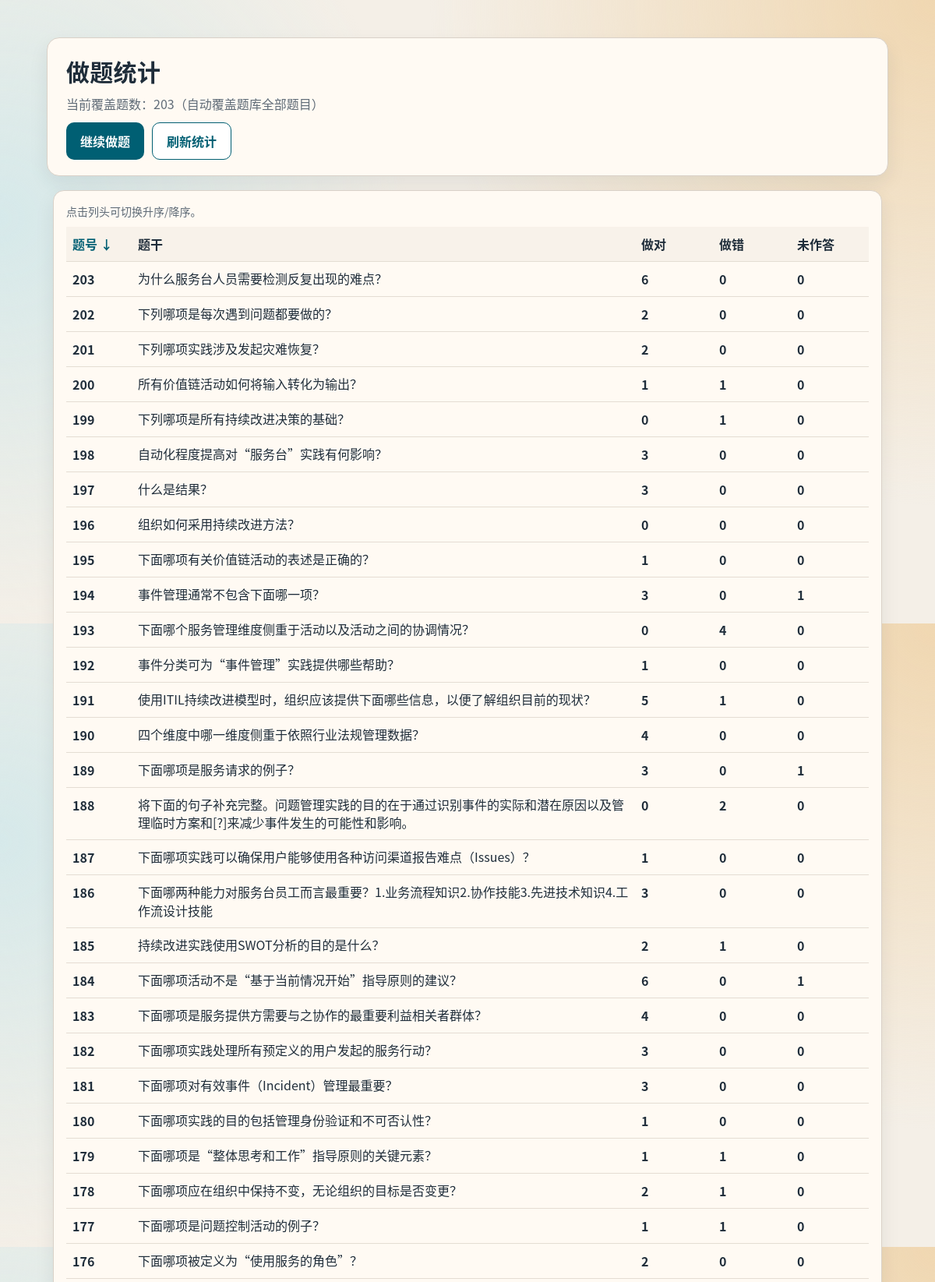
The app's page /stats?sort=question&order=desc (upper part) with its own data.
### tables this page shows
CREATE TABLE questions (
            id INTEGER PRIMARY KEY AUTOINCREMENT,
            question_number INTEGER UNIQUE NOT NULL,
            question_text TEXT NOT NULL,
            option_a TEXT NOT NULL,
            option_b TEXT NOT NULL,
            option_c TEXT NOT NULL,
            option_d TEXT NOT NULL,
            correct_answer TEXT NOT NULL CHECK (correct_answer IN ('A', 'B', 'C', 'D'))
        );

### app.py (the view)
@app.route("/stats", methods=["GET"])
def stats_page():
    sync_stats_questions()
    sort_key = request.args.get("sort", "question")
    order = request.args.get("order", "asc")
    rows, normalized_sort, normalized_order = query_stats_rows(sort_key, order)
    next_orders: dict[str, str] = {}
    for key in SORT_FIELD_MAP:
        if key == normalized_sort:
            next_orders[key] = "desc" if normalized_order == "asc" else "asc"
        else:
            next_orders[key] = "asc" if key == "question" else "desc"
    return render_template(
        "stats.html",
        stats_rows=rows,
        total_questions=len(rows),
        sort_key=normalized_sort,
        sort_order=normalized_order,
        next_orders=next_orders,
    )

### app.py (called while the page is built)
def open_db_connection() -> sqlite3.Connection:
    connection = sqlite3.connect(DB_PATH)
    connection.execute("PRAGMA journal_mode=OFF")
    connection.execute("PRAGMA synchronous=OFF")
    return connection

def open_stats_connection() -> sqlite3.Connection:
    connection = sqlite3.connect(STATS_DB_PATH)
    connection.execute("PRAGMA journal_mode=OFF")
    connection.execute("PRAGMA synchronous=OFF")
    return connection

def create_stats_tables(connection: sqlite3.Connection) -> None:
    connection.execute(
        """
        CREATE TABLE IF NOT EXISTS question_stats (
            question_id INTEGER PRIMARY KEY,
            question_number INTEGER UNIQUE NOT NULL,
            correct_count INTEGER NOT NULL DEFAULT 0,
            wrong_count INTEGER NOT NULL DEFAULT 0,
            unanswered_count INTEGER NOT NULL DEFAULT 0,
            updated_at REAL NOT NULL
        )
        """
    )

def get_connection() -> sqlite3.Connection:
    connection = open_db_connection()
    connection.row_factory = sqlite3.Row
    return connection

### templates/stats.html (shortened to what this page needs)
﻿<!doctype html>
<html lang="zh-CN">
<head>
  <link rel="stylesheet" href="{{ url_for('static', filename='style.css') }}">
</head>
<body class="stats-page">
  <header class="page-header">
    <h1>做题统计</h1>
    <p>当前覆盖题数：{{ total_questions }}（自动覆盖题库全部题目）</p>
    <div class="header-actions">
      <a href="{{ url_for('quiz_page') }}" class="primary-btn">继续做题</a>
      <a href="{{ url_for('stats_page') }}" class="secondary-btn">刷新统计</a>
    </div>
  </header>
  <main class="content">
    <section class="card">
      <div class="stats-hint">点击列头可切换升序/降序。</div>
      <div class="stats-table-wrap">
        <table class="stats-table">
          <thead>
            <tr>
              <th>
                <a href="{{ url_for('stats_page', sort='question', order=next_orders['question']) }}" class="sort-link{% if sort_key == 'question' %} active{% endif %}">
                  题号{% if sort_key == 'question' %} {{ '↑' if sort_order == 'asc' else '↓' }}{% endif %}
                </a>
              </th>
              <th>题干</th>
              <th>
                <a href="{{ url_for('stats_page', sort='correct', order=next_orders['correct']) }}" class="sort-link{% if sort_key == 'correct' %} active{% endif %}">
                  做对{% if sort_key == 'correct' %} {{ '↑' if sort_order == 'asc' else '↓' }}{% endif %}
                </a>
              </th>
              <th>
                <a href="{{ url_for('stats_page', sort='wrong', order=next_orders['wrong']) }}" class="sort-link{% if sort_key == 'wrong' %} active{% endif %}">
                  做错{% if sort_key == 'wrong' %} {{ '↑' if sort_order == 'asc' else '↓' }}{% endif %}
                </a>
              </th>
              <th>
                <a href="{{ url_for('stats_page', sort='unanswered', order=next_orders['unanswered']) }}" class="sort-link{% if sort_key == 'unanswered' %} active{% endif %}">
                  未作答{% if sort_key == 'unanswered' %} {{ '↑' if sort_order == 'asc' else '↓' }}{% endif %}
                </a>
              </th>
            </tr>
          </thead>
          <tbody>
            {% for row in stats_rows %}
            <tr>
              <td class="col-number">{{ row.question_number }}</td>
              <td class="col-question">{{ row.question_text }}</td>
              <td class="col-correct">{{ row.correct_count }}</td>
              <td class="col-wrong">{{ row.wrong_count }}</td>
              <td class="col-unanswered">{{ row.unanswered_count }}</td>
            </tr>
            {% endfor %}
          </tbody>
        </table>
      </div>
    </section>
  </main>
</body>
</html>

### static/style.css (style rules this page uses)
:root { --bg: #f4efe7; --panel: #fffaf3; --ink: #1f2d3a; --ink-soft: #5f6b77; --primary: #005f73; --primary-hover: #0a7f96; --accent: #d9a441; --ok-bg: #def4e8; --ok-border: #2b8f62; --bad-bg: #ffe2e2; --bad-border: #c43636; --border: #d9d1c8; --card-shadow: 0 10px 24px rgba(14, 35, 48, 0.08); }
* { box-sizing: border-box; }
body { margin: 0; font-family: "Microsoft YaHei", "PingFang SC", "Noto Sans CJK SC", sans-serif; color: var(--ink); background: radial-gradient(circle at top right, #f0d7b1 0%, transparent 45%), radial-gradient(circle at left 35%, #d6e9ea 0%, transparent 40%), var(--bg); min-height: 100vh; }
.page-header { max-width: 1080px; margin: 24px auto 0; padding: 20px 24px; border: 1px solid var(--border); border-radius: 16px; background: var(--panel); box-shadow: var(--card-shadow); }
.page-header h1 { margin: 0; font-size: 30px; letter-spacing: 0.3px; }
.page-header p { margin: 8px 0 0; color: var(--ink-soft); font-size: 16px; }
.header-actions { display: flex; gap: 10px; flex-wrap: wrap; margin-top: 12px; }
.content { max-width: 1080px; margin: 18px auto 40px; padding: 0 8px; }
.card { padding: 16px; border-radius: 14px; border: 1px solid var(--border); background: var(--panel); box-shadow: var(--card-shadow); }
.primary-btn { display: inline-flex; justify-content: center; align-items: center; padding: 11px 18px; border: none; border-radius: 10px; text-decoration: none; background: var(--primary); color: #fff; font-size: 16px; font-weight: 700; cursor: pointer; }
.secondary-btn { display: inline-flex; justify-content: center; align-items: center; padding: 11px 18px; border: 1px solid var(--primary); border-radius: 10px; text-decoration: none; background: #fff; color: var(--primary); font-size: 16px; font-weight: 700; cursor: pointer; }
.stats-hint { color: var(--ink-soft); margin-bottom: 10px; font-size: 14px; }
.stats-table-wrap { overflow: auto; }
.stats-table { width: 100%; border-collapse: collapse; min-width: 760px; }
.stats-table th, .stats-table td { border-bottom: 1px solid #e4ddd3; padding: 10px 8px; text-align: left; vertical-align: top; }
.stats-table th { background: #f8f2ea; position: sticky; top: 0; z-index: 1; }
.sort-link { text-decoration: none; color: var(--ink); font-weight: 700; }
.sort-link.active { color: var(--primary); }
.col-number { width: 84px; font-weight: 700; }
.col-question { min-width: 420px; line-height: 1.45; }
.col-correct, .col-wrong, .col-unanswered { width: 100px; font-weight: 700; }

### records on screen
questions: question_number "203", question_text "为什么服务台人员需要检测反复出现的难点？", correct_count "6", wrong_count "0", unanswered_count "0"
questions: question_number "202", question_text "下列哪项是每次遇到问题都要做的？", correct_count "2", wrong_count "0", unanswered_count "0"
questions: question_number "201", question_text "下列哪项实践涉及发起灾难恢复？", correct_count "2", wrong_count "0", unanswered_count "0"
questions: question_number "200", question_text "所有价值链活动如何将输入转化为输出？", correct_count "1", wrong_count "1", unanswered_count "0"
questions: question_number "199", question_text "下列哪项是所有持续改进决策的基础？", correct_count "0", wrong_count "1", unanswered_count "0"
questions: question_number "198", question_text "自动化程度提高对“服务台”实践有何影响？", correct_count "3", wrong_count "0", unanswered_count "0"
questions: question_number "197", question_text "什么是结果？", correct_count "3", wrong_count "0", unanswered_count "0"
questions: question_number "196", question_text "组织如何采用持续改进方法？", correct_count "0", wrong_count "0", unanswered_count "0"
questions: question_number "195", question_text "下面哪项有关价值链活动的表述是正确的？", correct_count "1", wrong_count "0", unanswered_count "0"
questions: question_number "194", question_text "事件管理通常不包含下面哪一项？", correct_count "3", wrong_count "0", unanswered_count "1"
questions: question_number "193", question_text "下面哪个服务管理维度侧重于活动以及活动之间的协调情况？", correct_count "0", wrong_count "4", unanswered_count "0"
questions: question_number "192", question_text "事件分类可为“事件管理”实践提供哪些帮助？", correct_count "1", wrong_count "0", unanswered_count "0"
questions: question_number "191", question_text "使用ITIL持续改进模型时，组织应该提供下面哪些信息，以便了解组织目前的现状？", correct_count "5", wrong_count "1", unanswered_count "0"
questions: question_number "190", question_text "四个维度中哪一维度侧重于依照行业法规管理数据？", correct_count "4", wrong_count "0", unanswered_count "0"
questions: question_number "189", question_text "下面哪项是服务请求的例子？", correct_count "3", wrong_count "0", unanswered_count "1"
questions: question_number "188", question_text "将下面的句子补充完整。问题管理实践的目的在于通过识别事件的实际和潜在原因以及管理临时方案和[?]来减少事件发生的可能性和影响。", correct_count "0", wrong_count "2", unanswered_count "0"
questions: question_number "187", question_text "下面哪项实践可以确保用户能够使用各种访问渠道报告难点（Issues）？", correct_count "1", wrong_count "0", unanswered_count "0"
questions: question_number "186", question_text "下面哪两种能力对服务台员工而言最重要？1.业务流程知识2.协作技能3.先进技术知识4.工作流设计技能", correct_count "3", wrong_count "0", unanswered_count "0"
questions: question_number "185", question_text "持续改进实践使用SWOT分析的目的是什么？", correct_count "2", wrong_count "1", unanswered_count "0"
questions: question_number "184", question_text "下面哪项活动不是“基于当前情况开始”指导原则的建议？", correct_count "6", wrong_count "0", unanswered_count "1"
questions: question_number "183", question_text "下面哪项是服务提供方需要与之协作的最重要利益相关者群体？", correct_count "4", wrong_count "0", unanswered_count "0"
questions: question_number "182", question_text "下面哪项实践处理所有预定义的用户发起的服务行动？", correct_count "3", wrong_count "0", unanswered_count "0"
questions: question_number "181", question_text "下面哪项对有效事件（Incident）管理最重要？", correct_count "3", wrong_count "0", unanswered_count "0"
questions: question_number "180", question_text "下面哪项实践的目的包括管理身份验证和不可否认性？", correct_count "1", wrong_count "0", unanswered_count "0"
questions: question_number "179", question_text "下面哪项是“整体思考和工作”指导原则的关键元素？", correct_count "1", wrong_count "1", unanswered_count "0"
questions: question_number "178", question_text "下面哪项应在组织中保持不变，无论组织的目标是否变更？", correct_count "2", wrong_count "1", unanswered_count "0"
questions: question_number "177", question_text "下面哪项是问题控制活动的例子？", correct_count "1", wrong_count "1", unanswered_count "0"
questions: question_number "176", question_text "下面哪项被定义为“使用服务的角色”？", correct_count "2", wrong_count "0", unanswered_count "0"

### other values on screen
{{ total_questions }} "203"
{{ '↑' if sort_order == 'asc' else '↓' }} "↓"
